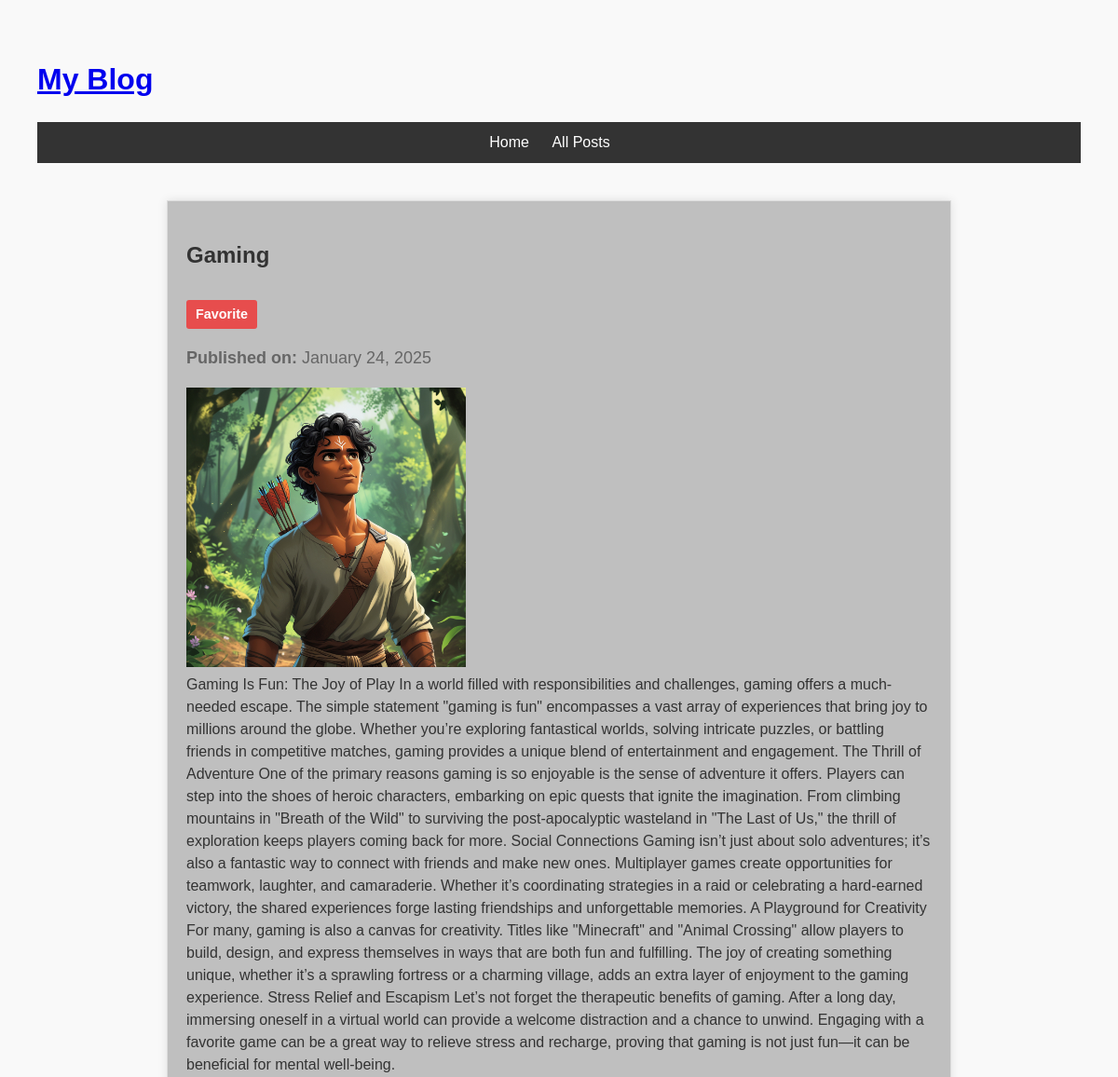
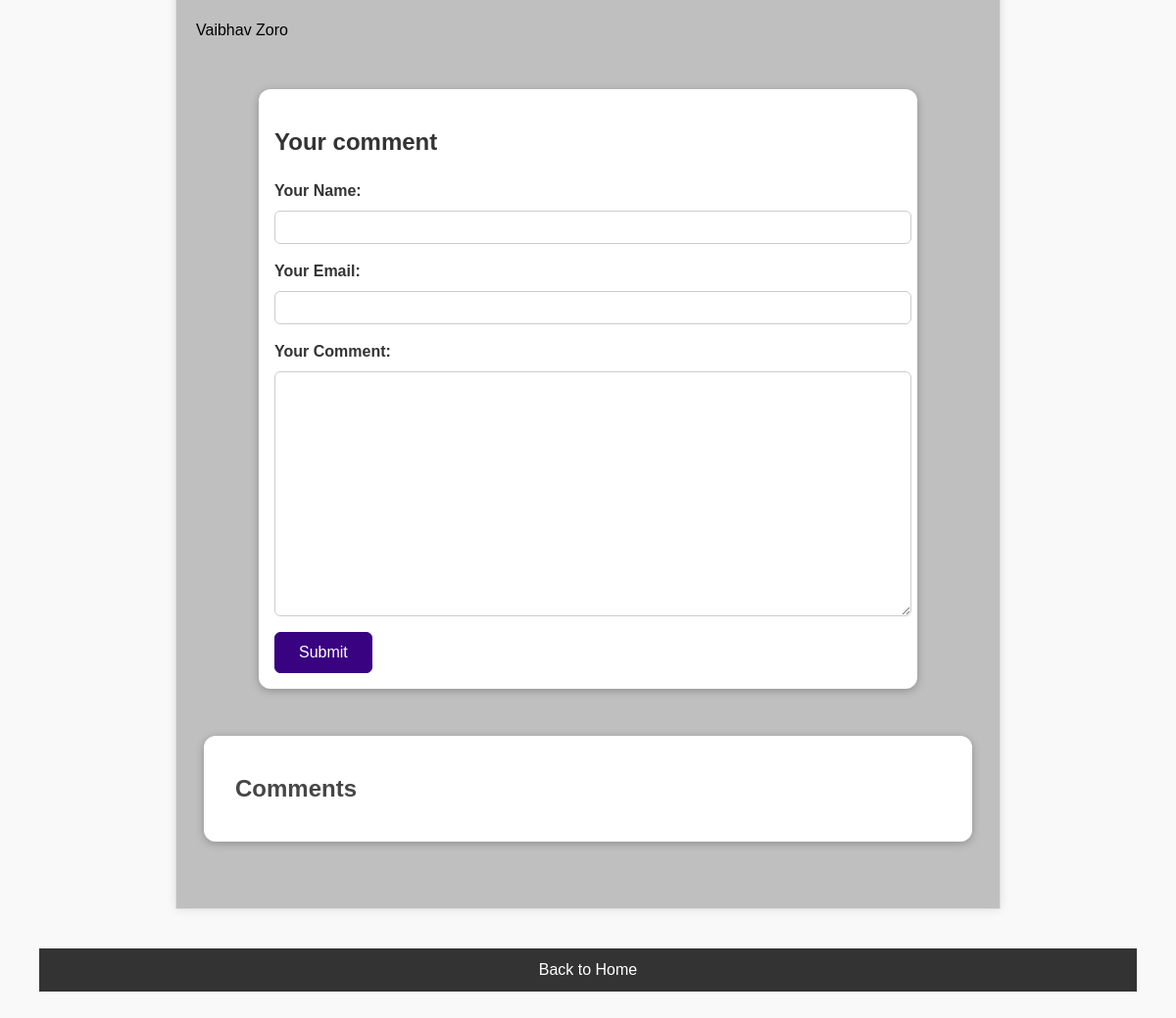
Screenshot of /post/gaming-is-fun/ with the database file from the repository (2 pictures, top to bottom).
### my_blog_app/models.py (models this page shows, shortened)
class Post(models.Model):
    title = models.CharField(max_length=100)
    excerpt = models.CharField(max_length=200)
    image = models.ImageField(upload_to="posts", null=True)
    date = models.DateField(auto_now=True)
    slug = models.SlugField(unique=True)
    content = models.TextField()
    author = models.ForeignKey(Author, null=True, on_delete=models.SET_NULL, related_name="posts")
    tags = models.ManyToManyField(Tag)

class Tag(models.Model):
    caption = models.CharField(max_length=40)
    def __str__(self):
        return self.caption

class Author(models.Model):
    first_name = models.CharField(max_length=100)
    last_name = models.CharField(max_length=100)
    email = models.EmailField()
    def get_full_name(self):
        return (f"{self.first_name} {self.last_name}")
    def __str__(self):
        return self.get_full_name()

### my_blog_app/views.py (the view, shortened to what this page needs)
# urls.py: path('post/<slug:slug>/', views.PostDetailView.as_view(), name='post_detail'),  # Post detail page
class PostDetailView(View):
    def get(self, request, slug):
        post = get_object_or_404(Post, slug=slug)
        context = {
                   "post": post,
                   "tags":post.tags.all(),
                   "comment_form": CommentForm(),
                   "comments": post.comments.all()
                   }
        return render(request, "my_blog/post_detail.html", context)

### my_blog_app/form.py
class CommentForm(ModelForm):
    class Meta:
        model = Comment
        fields = ["user_name", "user_email", "text"]
        labels = {
            "user_name": "Your Name",
            "user_email": "Your Email",
            "text": "Your Comment"
        }

### my_blog_app/templates/my_blog/post_detail.html (shortened to what this page needs)
{% extends "my_blog/base.html" %}
{% block css_style %}
{% load static%}
<link rel="stylesheet" href="{% static '/post_detail.css' %}">
{% endblock %}
{% block content %}
    <div class="posts">
    <article>
        <h2>{{ post.title }}</h2>
        {% for tag in tags %}
        <div class="tags">
            {{ tag }}
        </div>
        {% endfor %}
        <p><strong>Published on:</strong> {{ post.date|date:"F j, Y" }}</p>
        <div class="post-image">
            <img src="{{ post.image.url }}">
        </div>
        <div class="post-content">
            {{ post.content|safe }}
        </div>
        <div class="author">
          <a href="mailto:{{ post.author.email }}"> {{ post.author }} </a>
        </div>
        <section id="comment-form">
            <h2>Your comment</h2>
        <form action="{% url 'post_detail' post.slug %}" method="post">
            {% for form_field in comment_form %}
            <div class="form-group {% if form_field.errors %} invalid {% endif %}" >
                {{ form_field.label_tag }}
                {{ form_field }}
            </div>
            {% endfor %}
            <button type="submit">Submit</button>
        </form>
        </section>
        <section id="comments">
            <h2>Comments</h2>
        </section>
    </article>
</div>
    <nav>
        <a href="{% url 'home' %}">Back to Home</a>
    </nav>
{% endblock %}

### my_blog_app/static/index.css (style rules this page uses)
body { font-family: Arial, sans-serif; font-size: 16px; line-height: 1.5; color: #333; background-color: #f9f9f9; padding: 20px; margin: 20px; }
nav { background-color: #333; color: #fff; padding: 10px; text-align: center; }
nav a { color: #fff; text-decoration: none; }

### my_blog_app/static/post_detail.css (style rules this page uses)
.posts { max-width: 800px; margin: 40px auto; padding: 20px; background-color: #bfbfbf; border: 1px solid #ddd; box-shadow: 0 0 10px rgba(0, 0, 0, 0.1); }
.posts article { margin-bottom: 20px; }
.posts article p { font-size: 18px; color: #666; }
.posts article .tags { display: inline-block; margin-top: 10px; margin-right: 5px; color: #fff; background-color: #e74d4d; padding: 5px 10px; border-radius: 3px; font-size: 0.9em; font-weight: bold; }
.author { margin-top: 20px; }
.author a { margin-top: 20px; font-size: 16px; color: #000000; text-decoration: none; }
.post-image img { width: 300px; height: auto; }
#comment-form { margin: 3rem auto; width: 90%; max-width: 40rem; border-radius: 12px; background-color: white; box-shadow: 0 2px 8px rgba(0, 0, 0, 0.25); padding: 1rem; }
#comment-form button { font: inherit; background-color: #390281; color: white; border: 1px solid #390281; padding: 0.5rem 1.5rem; border-radius: 6px; cursor: pointer; }
.form-group { margin-bottom: 1rem; }
.form-group label { font-weight: bold; margin-bottom: 0.5rem; display: block; }
.form-group input, .form-group textarea { display: block; width: 100%; font: inherit; padding: 0.25rem; border-radius: 6px; border: 1px solid #ccc; }
#comments { margin: 3rem auto; width: 90%; max-width: 60rem; border-radius: 12px; background-color: white; box-shadow: 0 2px 8px rgba(0, 0, 0, 0.25); padding: 1rem 2rem; }
#comments h2 { color: #464646; }

### rows the page displays
Post: title "Gaming", date "January 24, 2025", image (picture), content "Gaming Is Fun: The Joy of Play In a world filled with responsibilities and challenges, gaming offers a much-needed escape. The simple statement \"gaming is fun\" encompasses a vast array of experiences that bring joy to millions around the globe. Whether you’re exploring fantastical worlds, solving intricate puzzles, or battling friends in competitive matches, gaming provides a unique blend of entertainment and engagement. The Thrill of Adventure One of the primary reasons gaming is so enjoyable is the sense of adventure it offers. Players can step into the shoes of heroic characters, embarking on epic quests that ignite the imagination. From climbing mountains in \"Breath of the Wild\" to…", author "Vaibhav Zoro"
Tag: caption "Favorite"
